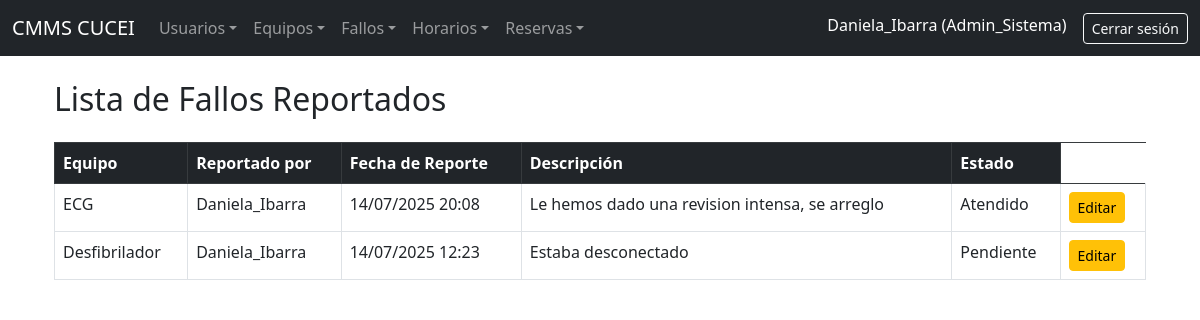
The app's page /fallos/ (signed in) with its own data.
### CMMS_Lab/models.py (models this page shows, shortened)
class PerfilUsuario(models.Model):
    user = models.OneToOneField(User, on_delete=models.CASCADE)
    rol = models.CharField(max_length=20, choices=[
        ('estudiante', 'Estudiante'),
        ('biomedico', 'Biomedico'),
        ('admin_sistema', 'Administrador del sistema'),
    ])
    matricula = models.CharField(max_length=20, blank=True, null=True)
    telefono = models.CharField(max_length=15, blank=True, null=True)
    especialidad = models.CharField(max_length=100, blank=True, null=True)

class FalloReportado(models.Model):
    equipo = models.ForeignKey(EquipoMedico, on_delete=models.CASCADE)
    reportado_por = models.ForeignKey(User, on_delete=models.SET_NULL, null=True)
    fecha_reporte = models.DateTimeField(auto_now_add=True)
    descripcion = models.TextField()
    atendido = models.BooleanField(default=False)
    fecha_solucion = models.DateTimeField(null=True, blank=True)
    solucionado_por = models.ForeignKey(User, on_delete=models.SET_NULL, null=True, blank=True, related_name='fallos_solucionados')

class EquipoMedico(models.Model):
    nombre = models.CharField(max_length=100)
    modelo = models.CharField(max_length=100, blank=True)
    fabricante = models.CharField(max_length=100, blank=True)
    numero_serie = models.CharField(max_length=100, unique=True)
    ubicacion = models.CharField(max_length=100)
    estado = models.CharField(max_length=20, choices=[
        ('disponible', 'Disponible'),
        ('reservado', 'Reservado'),
        ('en_mantenimiento', 'En mantenimiento'),
        ('fuera_de_servicio', 'Fuera de servicio'),
    ])
    fecha_adquisicion = models.DateField(null=True, blank=True)
    mantenimiento_preventivo = models.DateField(null=True, blank=True)
    imagen = models.ImageField(upload_to='equipos/', blank=True, null=True)

### CMMS_Lab/views.py (the view)
# urls.py: path('fallos/', views.lista_fallos, name='lista_fallos'),
@login_required
def lista_fallos(request):
    fallos = FalloReportado.objects.all().order_by('-fecha_reporte')  # Orden de más recientes primero
    return render(request, 'fallos/lista.html', {'fallos': fallos})

### CMMS_Lab/templates/fallos/lista.html (shortened to what this page needs)
{% extends 'base.html' %}
{% block content %}
<div class="container">
    <h2 class="mb-4">Lista de Fallos Reportados</h2>
    {% if fallos %}
        <table class="table table-bordered table-hover">
            <thead class="table-dark">
                <tr>
                    <th>Equipo</th>
                    <th>Reportado por</th>
                    <th>Fecha de Reporte</th>
                    <th>Descripción</th>
                    <th>Estado</th>
                </tr>
            </thead>
            <tbody>
                {% for fallo in fallos %}
                <tr>
                    <td>{{ fallo.equipo.nombre }}</td>
                    <td>{{ fallo.reportado_por.username }}</td>
                    <td>{{ fallo.fecha_reporte|date:"d/m/Y H:i" }}</td>
                    <td>{{ fallo.descripcion }}</td>
                    <td>
                        {% if fallo.atendido %}
                            Atendido
                        {% else %}
                            Pendiente
                        {% endif %}
                    </td>
                    <td>
                        {% if request.user.perfilusuario.rol == 'admin_sistema' %}
                            <a href="{% url 'editar_fallo' fallo.id %}" class="btn btn-sm btn-warning">Editar</a>
                        {% endif %}
                    </td>
                </tr>
                {% endfor %}
            </tbody>
        </table>
    {% else %}
        <p class="text-muted">No hay fallos reportados todavía.</p>
    {% endif %}
</div>
{% endblock %}

### CMMS_Lab/templates/base.html (shortened to what this page needs)
<!DOCTYPE html>
<html lang="es">
<head>
    <link href="https://cdn.jsdelivr.net/npm/bootstrap@5.3.0/dist/css/bootstrap.min.css" rel="stylesheet">
</head>
<body>
    <nav class="navbar navbar-expand-lg navbar-dark bg-dark">
        <div class="container-fluid">
            <a class="navbar-brand" href="{% url 'dashboard' %}">CMMS CUCEI</a>
            <div class="collapse navbar-collapse" id="navbarCMMS">
                {% if user.is_authenticated %}
                    {% with rol=user.perfilusuario.rol %}
                    <ul class="navbar-nav me-auto mb-2 mb-lg-0">
{% if rol != 'estudiante' %}
<li class="nav-item dropdown">
    <a class="nav-link dropdown-toggle" href="#" data-bs-toggle="dropdown">Usuarios</a>
</li>
{% endif %}
                        <li class="nav-item dropdown">
                            <a class="nav-link dropdown-toggle" href="#" data-bs-toggle="dropdown">Equipos</a>
                        </li>
                        <li class="nav-item dropdown">
                            <a class="nav-link dropdown-toggle" href="#" data-bs-toggle="dropdown">Fallos</a>
                        </li>
                        {% if rol != 'estudiante' %}
                        <li class="nav-item dropdown">
                            <a class="nav-link dropdown-toggle" href="#" data-bs-toggle="dropdown">Horarios</a>
                        </li>
                        {% endif %}
                        {% if rol in 'admin_sistema' or rol == 'biomedico' %}
                        <li class="nav-item dropdown">
                            <a class="nav-link dropdown-toggle" href="#" data-bs-toggle="dropdown">Reservas</a>
                        </li>
                        {% endif %}
                    </ul>
                    <ul class="navbar-nav ms-auto">
                        <li class="nav-item">
                            <span class="navbar-text text-white me-3">
                                {{ user.username }} ({{ rol|title }})
                            </span>
                        </li>
                        <li class="nav-item">
                            <a class="btn btn-outline-light btn-sm" href="{% url 'logout' %}">Cerrar sesión</a>
                        </li>
                    </ul>
                    {% endwith %}
                {% else %}
                    <ul class="navbar-nav ms-auto">
                        <li class="nav-item">
                            <a class="btn btn-outline-light" href="{% url 'login' %}">Iniciar sesión</a>
                        </li>
                    </ul>
                {% endif %}
            </div>
        </div>
    </nav>
    <div class="container mt-4">
        {% block content %}
        {% endblock %}
    </div>
</body>
</html>

### records on screen
PerfilUsuario: rol "Admin_Sistema"
FalloReportado: equipo.nombre "ECG", reportado_por.username "Daniela_Ibarra", fecha_reporte "14/07/2025 20:08", descripcion "Le hemos dado una revision intensa, se arreglo", atendido "Atendido"
FalloReportado: equipo.nombre "Desfibrilador", reportado_por.username "Daniela_Ibarra", fecha_reporte "14/07/2025 12:23", descripcion "Estaba desconectado", atendido "Pendiente"

### other values on screen
{{ user.username }} "Daniela_Ibarra"
